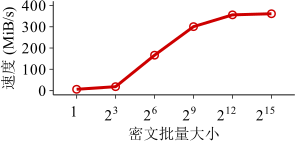

Write R code to recreate this figure.
library(grid)
library(ggplot2)
library(extrafont)
require(scales)
font_import()
loadfonts()

mywidth=3
myheight=1.5
my_color=c("red3", "coral3")
my_value=c(1,5,10,15)

abbrev_x <- c(expression(1),expression(2^3), expression(2^6),expression(2^9),expression(2^12),expression(2^15))

if(T){
    x1 <- read.table("expa4_powBatchSize_overall_data.txt",header=TRUE)
    cairo_pdf(file="./expa4_powBatchSize_overall.pdf", width=mywidth, height=myheight)
    # cairo_pdf(file="./expa4_powBatchSize_overall.pdf", width=mywidth, height=myheight)
    x1$Type <- factor(x1$Type, levels=c("Overall"))
    ggplot(data=x1, aes(x=as.factor(BatchSize), y=Performance,shape=Type, linetype=Type, colour=Type, group=Type), log= "x") +
    geom_line(size=1)  + 
    geom_point(size=2, stroke=0.75, fill="white") +
    scale_shape_manual(values=c(my_value)) +
    scale_color_manual(values=c(my_color)) + 
    scale_linetype_manual(values=c("solid"))+
    coord_cartesian(ylim=c(0, 400)) +
    scale_y_continuous(breaks=seq(0, 400, 100), labels=format(seq(0, 400, 100), scientific=FALSE)) +
    scale_x_discrete(labels=abbrev_x, breaks=c("0", "3", "6", "9", "12", "15")) + 
    ylab('速度 (MiB/s)') +
    xlab("密文批量大小") +
    theme_bw() +
    theme(
        panel.grid.major=element_blank(), 
        panel.grid.minor=element_blank(),
	    panel.background=element_blank(), 
	    # panel.border=element_rect(size=0.5),
	    panel.border = element_blank(),
	    axis.line=element_line(colour="black", size=0.3),
	    axis.ticks=element_line(size=0.3),
        axis.title.x=element_text(size=11,family="Times New Roman"),
        axis.text.x=element_text(margin=margin(5,0,0,0), hjust=0.8, colour="black", size=11,family="Times New Roman"),
        axis.title.y=element_text( size=11,  hjust=0.5,family="Times New Roman"),
        axis.text.y=element_text(margin=margin(0, 2, 0, 0),colour="black",size=11,family="Times New Roman"),
        legend.title = element_blank(),
        legend.key.size=unit(0.3, "cm"),
        legend.text=element_text(size=21),
        # legend.position=c(0.2,0.9),
        legend.position="none",
        legend.direction="horizontal",
        legend.margin = margin(t = 0, unit='cm'),
        plot.margin=unit(c(0.1,0.1,0.1,0.1), "cm")
    )
}
